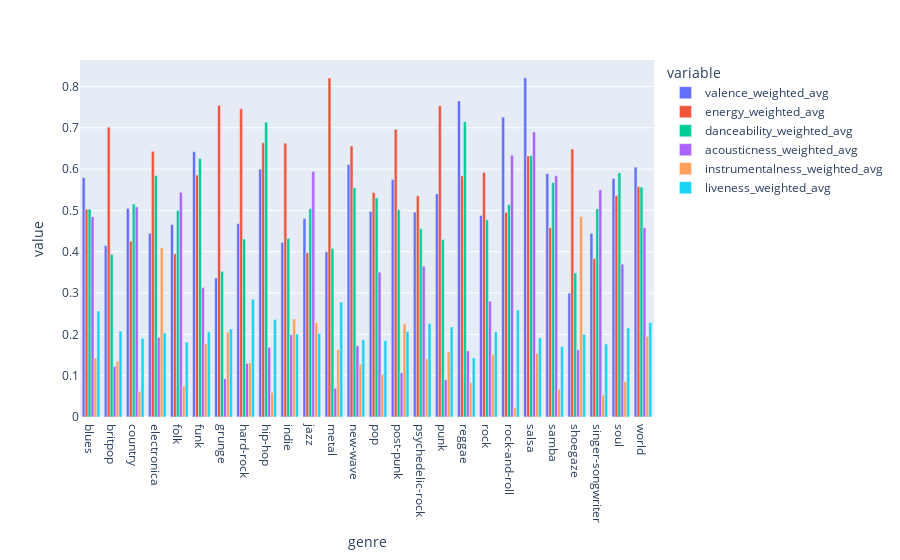

Notebook code cell kept with this figure:
### Code cell
fig = px.bar(genres_aggregated, x='genre', y=['valence_weighted_avg', 'energy_weighted_avg', 'danceability_weighted_avg', 'acousticness_weighted_avg', 'instrumentalness_weighted_avg', 'liveness_weighted_avg'], barmode='group')
fig.show()

### Figure 1 — Plotly figure (JSON) as saved in the notebook; plotly's stock layout.template omitted (floating-point values rounded to 4 significant figures)
{"data": [{"alignmentgroup": "True", "hovertemplate": "variable=valence_weighted_avg<br>genre=%{x}<br>value=%{y}<extra></extra>", "legendgroup": "valence_weighted_avg", "marker": {"color": "#636efa", "pattern": {"shape": ""}}, "name": "valence_weighted_avg", "offsetgroup": "valence_weighted_avg", "orientation": "v", "showlegend": true, "textposition": "auto", "type": "bar", "x": ["blues", "britpop", "country", "electronica", "folk", "funk", "grunge", "hard-rock", "hip-hop", "indie", "jazz", "metal", "new-wave", "pop", "post-punk", "psychedelic-rock", "punk", "reggae", "rock", "rock-and-roll", "salsa", "samba", "shoegaze", "singer-songwriter", "soul", "world"], "xaxis": "x", "y": [0.5794, 0.4149, 0.5048, 0.4446, 0.4655, 0.6421, 0.3365, 0.4678, 0.5998, 0.4224, 0.48, 0.3997, 0.6112, 0.4976, 0.5749, 0.4958, 0.54, 0.7651, 0.4874, 0.726, 0.8208, 0.5888, 0.2998, 0.4444, 0.5775, 0.6047], "yaxis": "y"}, {"alignmentgroup": "True", "hovertemplate": "variable=energy_weighted_avg<br>genre=%{x}<br>value=%{y}<extra></extra>", "legendgroup": "energy_weighted_avg", "marker": {"color": "#EF553B", "pattern": {"shape": ""}}, "name": "energy_weighted_avg", "offsetgroup": "energy_weighted_avg", "orientation": "v", "showlegend": true, "textposition": "auto", "type": "bar", "x": ["blues", "britpop", "country", "electronica", "folk", "funk", "grunge", "hard-rock", "hip-hop", "indie", "jazz", "metal", "new-wave", "pop", "post-punk", "psychedelic-rock", "punk", "reggae", "rock", "rock-and-roll", "salsa", "samba", "shoegaze", "singer-songwriter", "soul", "world"], "xaxis": "x", "y": [0.5028, 0.701, 0.4258, 0.6429, 0.395, 0.5855, 0.7545, 0.746, 0.6637, 0.6628, 0.3975, 0.8205, 0.6561, 0.5433, 0.6963, 0.5353, 0.7532, 0.5835, 0.5921, 0.4954, 0.6318, 0.4583, 0.6486, 0.3834, 0.5362, 0.5576], "yaxis": "y"}, {"alignmentgroup": "True", "hovertemplate": "variable=danceability_weighted_avg<br>genre=%{x}<br>value=%{y}<extra></extra>", "legendgroup": "danceability_weighted_avg", "marker": {"color": "#00cc96", "pattern": {"shape": ""}}, "name": "danceability_weighted_avg", "offsetgroup": "danceability_weighted_avg", "orientation": "v", "showlegend": true, "textposition": "auto", "type": "bar", "x": ["blues", "britpop", "country", "electronica", "folk", "funk", "grunge", "hard-rock", "hip-hop", "indie", "jazz", "metal", "new-wave", "pop", "post-punk", "psychedelic-rock", "punk", "reggae", "rock", "rock-and-roll", "salsa", "samba", "shoegaze", "singer-songwriter", "soul", "world"], "xaxis": "x", "y": [0.5031, 0.3936, 0.5152, 0.5842, 0.4994, 0.6256, 0.3526, 0.4306, 0.7132, 0.4325, 0.5042, 0.4078, 0.5546, 0.5302, 0.5013, 0.4556, 0.4297, 0.7144, 0.4773, 0.5138, 0.633, 0.5672, 0.3488, 0.5036, 0.5911, 0.5564], "yaxis": "y"}, {"alignmentgroup": "True", "hovertemplate": "variable=acousticness_weighted_avg<br>genre=%{x}<br>value=%{y}<extra></extra>", "legendgroup": "acousticness_weighted_avg", "marker": {"color": "#ab63fa", "pattern": {"shape": ""}}, "name": "acousticness_weighted_avg", "offsetgroup": "acousticness_weighted_avg", "orientation": "v", "showlegend": true, "textposition": "auto", "type": "bar", "x": ["blues", "britpop", "country", "electronica", "folk", "funk", "grunge", "hard-rock", "hip-hop", "indie", "jazz", "metal", "new-wave", "pop", "post-punk", "psychedelic-rock", "punk", "reggae", "rock", "rock-and-roll", "salsa", "samba", "shoegaze", "singer-songwriter", "soul", "world"], "xaxis": "x", "y": [0.4846, 0.1224, 0.5085, 0.1926, 0.5438, 0.3133, 0.09253, 0.1296, 0.1685, 0.1993, 0.594, 0.06982, 0.1722, 0.3504, 0.1069, 0.3652, 0.09007, 0.1601, 0.2802, 0.6333, 0.6895, 0.5839, 0.1625, 0.5499, 0.3698, 0.458], "yaxis": "y"}, {"alignmentgroup": "True", "hovertemplate": "variable=instrumentalness_weighted_avg<br>genre=%{x}<br>value=%{y}<extra></extra>", "legendgroup": "instrumentalness_weighted_avg", "marker": {"color": "#FFA15A", "pattern": {"shape": ""}}, "name": "instrumentalness_weighted_avg", "offsetgroup": "instrumentalness_weighted_avg", "orientation": "v", "showlegend": true, "textposition": "auto", "type": "bar", "x": ["blues", "britpop", "country", "electronica", "folk", "funk", "grunge", "hard-rock", "hip-hop", "indie", "jazz", "metal", "new-wave", "pop", "post-punk", "psychedelic-rock", "punk", "reggae", "rock", "rock-and-roll", "salsa", "samba", "shoegaze", "singer-songwriter", "soul", "world"], "xaxis": "x", "y": [0.1426, 0.1348, 0.06192, 0.4099, 0.07525, 0.178, 0.2052, 0.1309, 0.05946, 0.2373, 0.2289, 0.1633, 0.1277, 0.1032, 0.2253, 0.1407, 0.1575, 0.08296, 0.1515, 0.02288, 0.1543, 0.06701, 0.4852, 0.05294, 0.0859, 0.1953], "yaxis": "y"}, {"alignmentgroup": "True", "hovertemplate": "variable=liveness_weighted_avg<br>genre=%{x}<br>value=%{y}<extra></extra>", "legendgroup": "liveness_weighted_avg", "marker": {"color": "#19d3f3", "pattern": {"shape": ""}}, "name": "liveness_weighted_avg", "offsetgroup": "liveness_weighted_avg", "orientation": "v", "showlegend": true, "textposition": "auto", "type": "bar", "x": ["blues", "britpop", "country", "electronica", "folk", "funk", "grunge", "hard-rock", "hip-hop", "indie", "jazz", "metal", "new-wave", "pop", "post-punk", "psychedelic-rock", "punk", "reggae", "rock", "rock-and-roll", "salsa", "samba", "shoegaze", "singer-songwriter", "soul", "world"], "xaxis": "x", "y": [0.2564, 0.208, 0.1905, 0.2031, 0.1813, 0.2061, 0.2129, 0.2849, 0.2361, 0.2009, 0.2023, 0.2781, 0.1871, 0.1849, 0.2071, 0.2263, 0.2179, 0.1427, 0.2062, 0.2586, 0.1913, 0.1705, 0.2001, 0.1766, 0.2156, 0.2286], "yaxis": "y"}], "layout": {"barmode": "group", "legend": {"title": {"text": "variable"}, "tracegroupgap": 0}, "margin": {"t": 60}, "xaxis": {"anchor": "y", "domain": [0, 1], "title": {"text": "genre"}}, "yaxis": {"anchor": "x", "domain": [0, 1], "title": {"text": "value"}}}}
